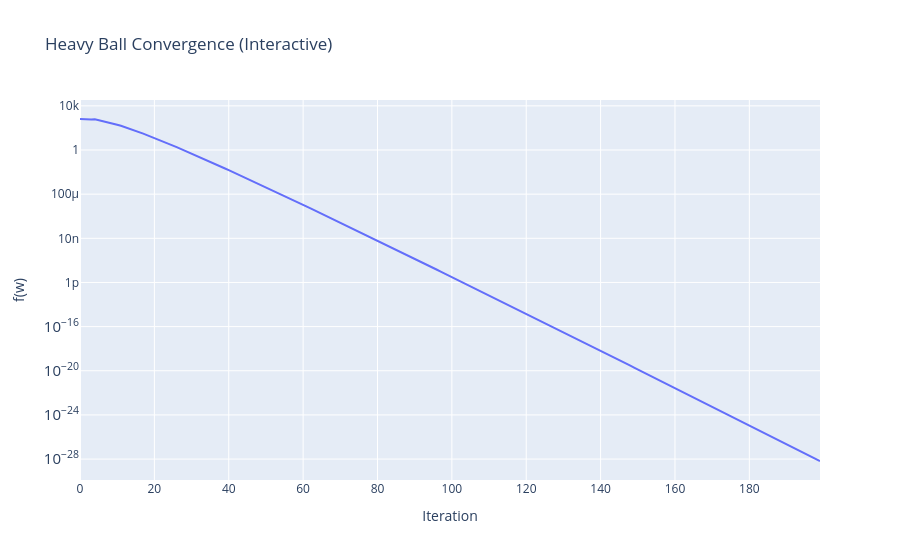

Here is the notebook cell this chart was saved with:
### Code cell
fig = go.Figure()

fig.add_trace(
    go.Scatter(
        y=hb_hist,
        mode='lines',
        name='Heavy Ball',
    )
)

fig.update_layout(
    title="Heavy Ball Convergence (Interactive)",
    xaxis_title="Iteration",
    yaxis_title="f(w)",
    yaxis_type="log",   # logarithmic scale
)

fig.show()

### Figure 1 — Plotly figure (JSON) as saved in the notebook; plotly's stock layout.template omitted (floating-point values rounded to 4 significant figures; data arrays with more than 128 entries replaced by an {"elided": "..."} marker saying what was removed)
{"data": [{"mode": "lines", "name": "Heavy Ball", "type": "scatter", "y": {"elided": "200 float values"}}], "layout": {"title": {"text": "Heavy Ball Convergence (Interactive)"}, "xaxis": {"title": {"text": "Iteration"}}, "yaxis": {"title": {"text": "f(w)"}, "type": "log"}}}
